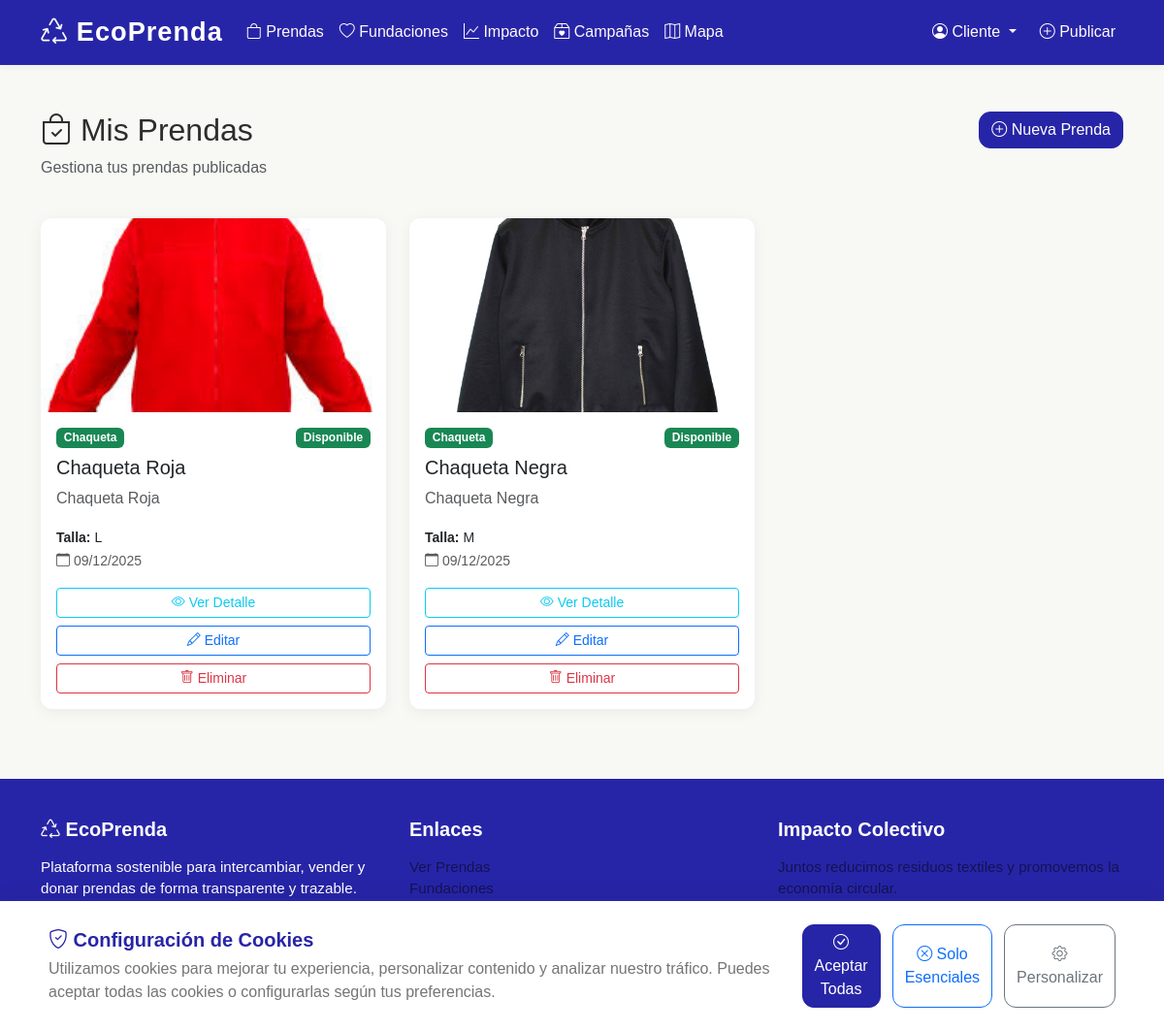
Page /mis-prendas/ (signed in) on the earlier database version.
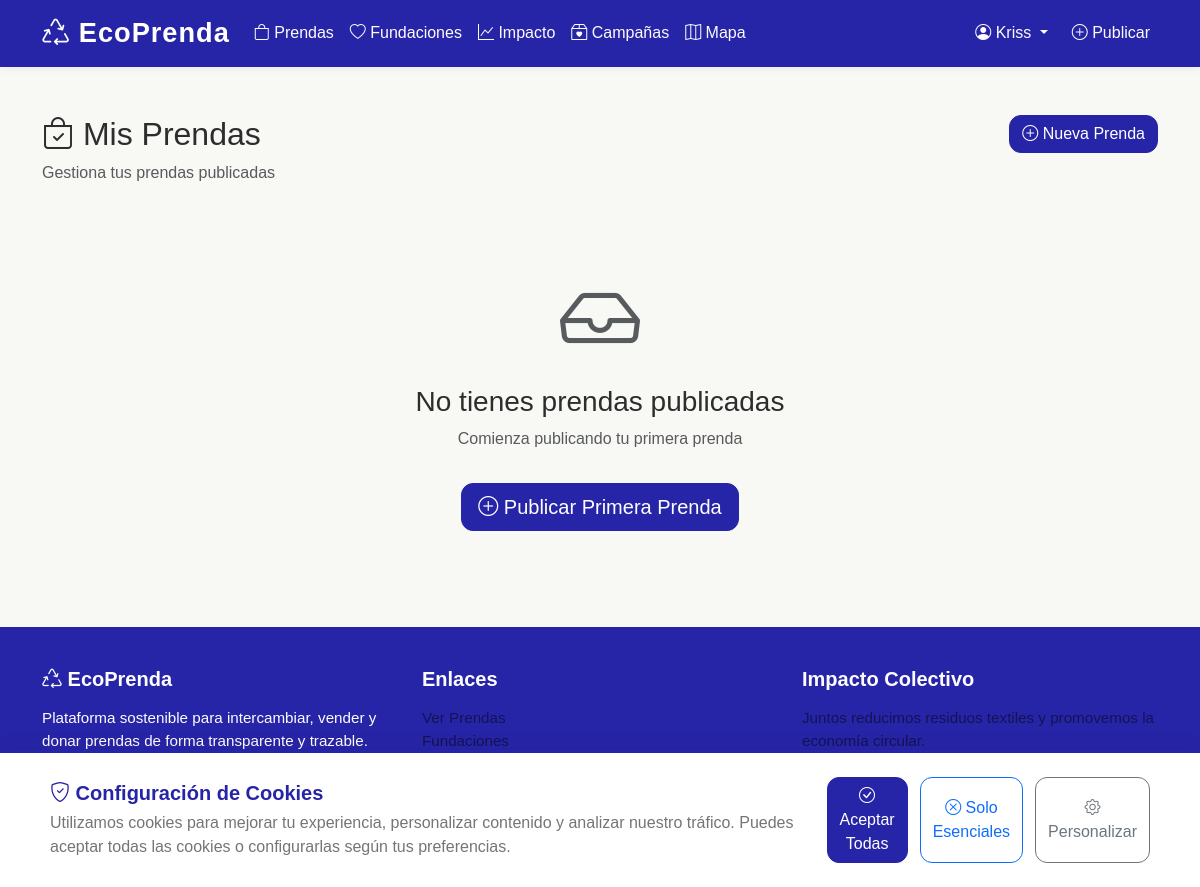
Same page on the later database version.
### App/models.py (models this page shows, shortened)
class Usuario(models.Model):
    id_usuario = models.AutoField(primary_key=True)
    nombre = models.CharField(max_length=100)
    apellido = models.CharField(max_length=100, blank=True, null=True)
    correo = models.EmailField(unique=True, max_length=120)  # Cambié a EmailField para validación automática.
    contrasena = models.CharField(max_length=100)
    telefono = models.CharField(max_length=20, blank=True, null=True)
    comuna = models.CharField(max_length=100, blank=True, null=True)
    fecha_registro = models.DateTimeField(default=timezone.now, blank=True, null=True)
    ROL_CHOICES = [
        ('CLIENTE', 'Cliente'),
        ('REPRESENTANTE_FUNDACION', 'Representante de Fundación'),
        ('MODERADOR', 'Moderador'),
        ('ADMINISTRADOR', 'Administrador'),
    ]
    rol = models.CharField(
        max_length=30,
        choices=ROL_CHOICES,
        default='CLIENTE',
        help_text='Rol del usuario en el sistema'
    )
    fundacion_asignada = models.ForeignKey(
        'Fundacion',
        on_delete=models.SET_NULL,  # Cambié de DO_NOTHING a SET_NULL para evitar huérfanos.
        null=True,
        blank=True,
        related_name='representantes',
        help_text='Fundación a la que representa (solo para representantes)'
    )
    imagen_usuario = models.ImageField(
        upload_to='usuarios/', blank=True, null=True, max_length=200,
        help_text='Imagen de perfil del usuario'
    )
    es_staff = models.BooleanField(default=False, help_text='Puede acceder al panel de administración')
    direccion = models.CharField(
        max_length=255,
        blank=True,
        null=True,
        help_text='Dirección completa del usuario'
    )
    lat = models.FloatField(
        blank=True,
        null=True,
        help_text='Latitud para ubicación en mapa'
    )
    lng = models.FloatField(
        blank=True,
        null=True,
        help_text='Longitud para ubicación en mapa'
    )
    mostrar_en_mapa = models.BooleanField(
        default=False,
        help_text='¿Permitir que mi ubicación sea visible en el mapa público?'
    )
    class Meta:
        db_table = 'usuario'
        indexes = [
            models.Index(fields=['rol']),  # Índice para consultas por rol.
            models.Index(fields=['correo']),  # Para búsquedas por email.
        ]
    def es_cliente(self): return self.rol == 'CLIENTE'
    def es_representante_fundacion(self): return self.rol == 'REPRESENTANTE_FUNDACION'

class Prenda(models.Model):
    id_prenda = models.AutoField(primary_key=True)
    user = models.ForeignKey(Usuario, on_delete=models.CASCADE)  # Cambié a CASCADE y renombré a 'user'.
    nombre = models.CharField(max_length=150)
    descripcion = models.CharField(max_length=300, blank=True, null=True)
    categoria = models.CharField(max_length=100, blank=True, null=True)
    talla = models.CharField(max_length=10, blank=True, null=True)
    fecha_publicacion = models.DateTimeField(default=timezone.now, blank=True, null=True)
    ESTADO_CHOICES = [
        ('DISPONIBLE', 'Disponible'),
        ('RESERVADA', 'Reservada'),
        ('EN_PROCESO', 'En Proceso'),
        ('COMPLETADA', 'Completada'),
        ('CANCELADA', 'Cancelada'),
        ('AGOTADA', 'Agotada'),
        ('DONADA', 'Donada'),
        ('VENDIDA', 'Vendida'),
        ('INTERCAMBIADA', 'Intercambiada'),
    ]
    estado = models.CharField(max_length=50, choices=ESTADO_CHOICES, default='DISPONIBLE')
    cantidad = models.PositiveIntegerField(default=1, help_text="Cantidad disponible en stock")
    imagen_prenda = models.CharField(max_length=500, blank=True, null=True, help_text='URL de la imagen en Cloudinary')
    class Meta:
        db_table = 'prenda'
        indexes = [
            models.Index(fields=['estado']),  # Para consultas por estado.
            models.Index(fields=['categoria']),  # Para filtros por categoría.
        ]

### App/views/prenda.py (the view)
# urls.py: path('mis-prendas/', views.mis_prendas, name='mis_prendas'),
@cliente_only
def mis_prendas(request):
    usuario = get_usuario_actual(request)
    if usuario.es_representante_fundacion():
        messages.error(request, 'Como representante de fundación, no puedes acceder a tus prendas personales.')
        return redirect('home')
    prendas = Prenda.objects.filter(user=usuario).order_by('-fecha_publicacion')
    permisos = obtener_permisos_usuario(usuario)
    prendas_enriquecidas = []
    for prenda in prendas:
        prenda_data = {
            'prenda': prenda,
            'is_owner': es_propietario_prenda(usuario, prenda),
            'can_edit': puede_editar_prenda(usuario, prenda),
            'can_delete': puede_eliminar_prenda(usuario, prenda),
        }
        prendas_enriquecidas.append(prenda_data)
    context = {
        'usuario': usuario,
        'prendas': prendas_enriquecidas,
        **permisos,
    }
    return render(request, 'prendas/mis_prendas.html', context)

### App/views/auth.py (called while the page is built, shortened)
def get_usuario_actual(request):
    id_usuario = request.session.get('id_usuario')
    if id_usuario:
        try:
            return Usuario.objects.get(id_usuario=id_usuario)
        except Usuario.DoesNotExist:
            return None
    return None

def obtener_permisos_usuario(usuario):
    es_admin = usuario.rol == 'ADMINISTRADOR'
    es_moderador = usuario.rol == 'MODERADOR'
    es_representante = usuario.rol == 'REPRESENTANTE_FUNDACION'
    es_cliente = usuario.rol == 'CLIENTE'
    return {
        'es_cliente': es_cliente,
        'es_admin': es_admin,
        'es_moderador': es_moderador,
        'es_representante': es_representante,
        'es_staff': usuario.es_staff,
        'fundacion_id': usuario.fundacion_asignada.id_fundacion if es_representante and usuario.fundacion_asignada else None,
        'puede_gestionar_donaciones': es_representante or es_admin,
        'puede_ver_reportes': es_admin or es_moderador,
        'puede_moderar_disputas': es_admin or es_moderador,
    }

def es_propietario_prenda(usuario, prenda):
    if not usuario or not prenda:
        return False
    return usuario.id_usuario == getattr(prenda.user, 'id_usuario', None)

### templates/prendas/mis_prendas.html (shortened to what the changed rows need)
{% extends 'base.html' %}
{% block content %}
<section class="py-5">
    <div class="container">
        <div class="row mb-4">
            <div class="col-md-8">
                <h2><i class="bi bi-bag-check"></i> Mis Prendas</h2>
            </div>
        </div>
        {% if prendas %}
        <div class="row">
            {% for item in prendas %}
            {% with prenda=item.prenda %}
            <div class="col-md-6 col-lg-4 mb-4">
                <div class="card h-100">
                    {% if prenda.imagen_prenda %}
                    <img src="{{ prenda.imagen_prenda }}" class="card-img-top" alt="Imagen de {{ prenda.nombre }}" style="height: 200px; object-fit: cover;">
                    {% else %}
                    <div class="card-img-top d-flex align-items-center justify-content-center bg-light text-muted" style="height: 200px;">
                        <span>Sin imagen</span>
                    </div>
                    {% endif %}
                    <div class="card-body">
                        <div class="d-flex justify-content-between mb-2">
                            <span class="badge bg-success">{{ prenda.categoria }}</span>
                            <span class="badge {% if prenda.estado == 'DISPONIBLE' %}bg-success{% elif prenda.estado == 'RESERVADA' or prenda.estado == 'EN_PROCESO_ENTREGA' %}bg-warning{% elif prenda.estado == 'COMPLETADA' %}bg-info{% else %}bg-secondary{% endif %}">
                                {{ prenda.get_estado_display }}
                            </span>
                        </div>
                        <h5 class="card-title">{{ prenda.nombre }}</h5>
                        <p class="card-text text-muted">{{ prenda.descripcion|truncatewords:15 }}</p>
                        <div class="mb-3">
                            <small><strong>Talla:</strong> {{ prenda.talla }}</small><br>
                            <small class="text-muted">
                                <i class="bi bi-calendar"></i> {{ prenda.fecha_publicacion|date:"d/m/Y" }}
                            </small>
                        </div>
                        <div class="d-grid gap-2 mt-auto">
                            {% if prenda.estado == 'DISPONIBLE' %}
                                <a href="{% url 'detalle_prenda' prenda.id_prenda %}" class="btn btn-outline-info btn-sm">
                                    <i class="bi bi-eye"></i> Ver Detalle
                                </a>
                                <a href="{% url 'editar_prenda' prenda.id_prenda %}" class="btn btn-outline-primary btn-sm">
                                    <i class="bi bi-pencil"></i> Editar
                                </a>
                                <a href="{% url 'eliminar_prenda' prenda.id_prenda %}" class="btn btn-outline-danger btn-sm">
                                    <i class="bi bi-trash"></i> Eliminar
                                </a>
                            {% elif prenda.estado == 'COMPLETADA' %}
                                <a href="{% url 'detalle_prenda' prenda.id_prenda %}" class="btn btn-outline-info btn-sm">
                                    <i class="bi bi-eye"></i> Ver Detalle
                                </a>
                                <span class="badge bg-success w-100">Transacción completada</span>
                            {% elif prenda.estado == 'CANCELADA' %}
                                <a href="{% url 'detalle_prenda' prenda.id_prenda %}" class="btn btn-outline-info btn-sm">
                                    <i class="bi bi-eye"></i> Ver Detalle
                                </a>
                                <span class="badge bg-danger w-100">Transacción cancelada</span>
                            {% endif %}
                        </div>
                    </div>
                </div>
            </div>
            {% endwith %}
            {% endfor %}
        </div>
        {% else %}
        <div class="text-center py-5">
            <i class="bi bi-inbox display-1 text-muted"></i>
            <h3 class="mt-3">No tienes prendas publicadas</h3>
            <p class="text-muted">Comienza publicando tu primera prenda</p>
            <a href="{% url 'crear_prenda' %}" class="btn btn-primary btn-lg mt-3">
                <i class="bi bi-plus-circle"></i> Publicar Primera Prenda
            </a>
        </div>
        {% endif %}
    </div>
</section>
{% endblock %}

### templates/base.html (shortened to what this page needs)
<!DOCTYPE html>
<html lang="es">
<head>
    {% load static %}
    <link href="https://cdn.jsdelivr.net/npm/bootstrap@5.3.0/dist/css/bootstrap.min.css" rel="stylesheet">
    <link rel="stylesheet" href="https://cdn.jsdelivr.net/npm/bootstrap-icons@1.10.0/font/bootstrap-icons.css">
    <link rel="stylesheet" href="{% static 'css/base.css' %}">
</head>
<body>
    <nav class="navbar navbar-expand-lg navbar-dark">
        <div class="container">
            <a class="navbar-brand" href="{% url 'home' %}">
                <i class="bi bi-recycle"></i> EcoPrenda
            </a>
            <div class="collapse navbar-collapse" id="navbarNav">
                <ul class="navbar-nav me-auto">
                    <li class="nav-item">
                        <a class="nav-link" href="{% url 'lista_prendas' %}">
                            <i class="bi bi-bag"></i> Prendas
                        </a>
                    </li>
                    <li class="nav-item">
                        <a class="nav-link" href="{% url 'lista_fundaciones' %}">
                            <i class="bi bi-heart"></i> Fundaciones
                        </a>
                    </li>
                    <li class="nav-item">
                        <a class="nav-link" href="{% url 'panel_impacto' %}">
                            <i class="bi bi-graph-up"></i> Impacto
                        </a>
                    </li>
                    <li class="nav-item">
                        <a class="nav-link" href="{% url 'campanas_solidarias' %}">
                            <i class="bi bi-box2-heart"></i> Campañas
                        </a>
                    </li>
                    <li class="nav-item">
                        <a class="nav-link" href="{% url 'mapa_fundaciones' %}">
                            <i class="bi bi-map"></i> Mapa
                        </a>
                    </li>
                </ul>
                <ul class="navbar-nav">
                    {% if usuario %}
                        <li class="nav-item dropdown">
                            <a class="nav-link dropdown-toggle" href="#" id="navbarDropdown" role="button" data-bs-toggle="dropdown">
                                <i class="bi bi-person-circle"></i> {{ usuario.nombre }}
                            </a>
                        </li>
                        <li class="nav-item">
                            <a class="nav-link btn btn-light btn-sm ms-2" href="{% url 'crear_prenda' %}">
                                <i class="bi bi-plus-circle"></i> Publicar
                            </a>
                        </li>
                    {% endif %}
                </ul>
            </div>
        </div>
    </nav>
    <main class="flex-grow-1">
        {% block content %}{% endblock %}
    </main>
    {% include 'cookies/cookie_banner.html' %}
    <footer>
        <div class="container">
            <div class="row">
                <div class="col-md-4">
                    <h5><i class="bi bi-recycle"></i> EcoPrenda</h5>
                    <p>Plataforma sostenible para intercambiar, vender y donar prendas de forma transparente y trazable.</p>
                </div>
                <div class="col-md-4">
                    <h5>Enlaces</h5>
                    <ul class="list-unstyled">
                        <li><a href="{% url 'lista_prendas' %}" class="text-black-50">Ver Prendas</a></li>
                        <li><a href="{% url 'lista_fundaciones' %}" class="text-black-50">Fundaciones</a></li>
                        <li><a href="{% url 'panel_impacto' %}" class="text-black-50">Impacto Ambiental</a></li>
                    </ul>
                </div>
                <div class="col-md-4">
                    <h5>Impacto Colectivo</h5>
                    <p class="text-black-50">Juntos reducimos residuos textiles y promovemos la economía circular.</p>
                </div>
            </div>
            <div class="text-center">
                <p class="mb-0">&copy; 2025 EcoPrendas. Todos los derechos reservados.</p>
            </div>
        </div>
    </footer>
</body>
</html>

Differences in the rows shown:
removed Prenda: prenda.imagen_prenda (picture), prenda.categoria "Chaqueta", prenda.estado "Disponible", prenda.nombre "Chaqueta Roja", prenda.descripcion "Chaqueta Roja", prenda.talla "L", prenda.fecha_publicacion "09/12/2025", shows "Ver Detalle"
removed Prenda: prenda.imagen_prenda (picture), prenda.categoria "Chaqueta", prenda.estado "Disponible", prenda.nombre "Chaqueta Negra", prenda.descripcion "Chaqueta Negra", prenda.talla "M", prenda.fecha_publicacion "09/12/2025", shows "Ver Detalle"
changed Usuario: nombre "Cliente" → "Kriss"
Other differences:
text now shown: "No tienes prendas publicadas Comienza publicando tu primera prenda Publicar Primera Prenda"
